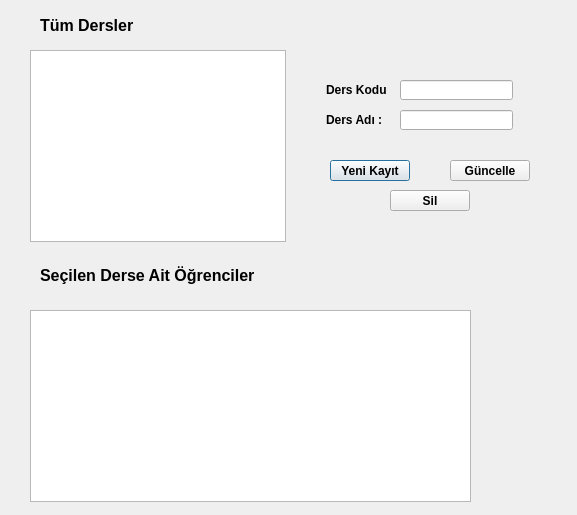
<?xml version="1.0" encoding="UTF-8"?>
<ui version="4.0">
 <class>Ders</class>
 <widget class="QDialog" name="Ders">
  <property name="geometry">
   <rect>
    <x>0</x>
    <y>0</y>
    <width>577</width>
    <height>515</height>
   </rect>
  </property>
  <property name="windowTitle">
   <string>Dialog</string>
  </property>
  <widget class="QTableView" name="dersler_table">
   <property name="geometry">
    <rect>
     <x>30</x>
     <y>50</y>
     <width>256</width>
     <height>192</height>
    </rect>
   </property>
  </widget>
  <widget class="QLabel" name="label">
   <property name="geometry">
    <rect>
     <x>40</x>
     <y>10</y>
     <width>141</width>
     <height>31</height>
    </rect>
   </property>
   <property name="font">
    <font>
     <pointsize>12</pointsize>
     <bold>true</bold>
    </font>
   </property>
   <property name="text">
    <string>Tüm Dersler</string>
   </property>
  </widget>
  <widget class="QLabel" name="label_2">
   <property name="geometry">
    <rect>
     <x>40</x>
     <y>260</y>
     <width>251</width>
     <height>31</height>
    </rect>
   </property>
   <property name="font">
    <font>
     <pointsize>12</pointsize>
     <bold>true</bold>
    </font>
   </property>
   <property name="text">
    <string>Seçilen Derse Ait Öğrenciler</string>
   </property>
  </widget>
  <widget class="QLabel" name="label_3">
   <property name="geometry">
    <rect>
     <x>326</x>
     <y>80</y>
     <width>61</width>
     <height>20</height>
    </rect>
   </property>
   <property name="font">
    <font>
     <bold>true</bold>
    </font>
   </property>
   <property name="text">
    <string>Ders Kodu : </string>
   </property>
  </widget>
  <widget class="QLabel" name="label_4">
   <property name="geometry">
    <rect>
     <x>326</x>
     <y>110</y>
     <width>61</width>
     <height>20</height>
    </rect>
   </property>
   <property name="font">
    <font>
     <bold>true</bold>
    </font>
   </property>
   <property name="text">
    <string>Ders Adı : </string>
   </property>
  </widget>
  <widget class="QLineEdit" name="kod_ln">
   <property name="geometry">
    <rect>
     <x>400</x>
     <y>80</y>
     <width>113</width>
     <height>20</height>
    </rect>
   </property>
  </widget>
  <widget class="QLineEdit" name="ad_ln">
   <property name="geometry">
    <rect>
     <x>400</x>
     <y>110</y>
     <width>113</width>
     <height>20</height>
    </rect>
   </property>
  </widget>
  <widget class="QPushButton" name="yeni_ln">
   <property name="geometry">
    <rect>
     <x>330</x>
     <y>160</y>
     <width>80</width>
     <height>21</height>
    </rect>
   </property>
   <property name="font">
    <font>
     <bold>true</bold>
    </font>
   </property>
   <property name="text">
    <string>Yeni Kayıt</string>
   </property>
  </widget>
  <widget class="QPushButton" name="sil_ln">
   <property name="geometry">
    <rect>
     <x>390</x>
     <y>190</y>
     <width>80</width>
     <height>21</height>
    </rect>
   </property>
   <property name="font">
    <font>
     <bold>true</bold>
    </font>
   </property>
   <property name="text">
    <string>Sil</string>
   </property>
  </widget>
  <widget class="QPushButton" name="guncelle_ln">
   <property name="geometry">
    <rect>
     <x>450</x>
     <y>160</y>
     <width>80</width>
     <height>21</height>
    </rect>
   </property>
   <property name="font">
    <font>
     <bold>true</bold>
    </font>
   </property>
   <property name="text">
    <string>Güncelle</string>
   </property>
  </widget>
  <widget class="QTableView" name="ogr_table">
   <property name="geometry">
    <rect>
     <x>30</x>
     <y>310</y>
     <width>441</width>
     <height>192</height>
    </rect>
   </property>
  </widget>
 </widget>
 <resources/>
 <connections/>
</ui>
